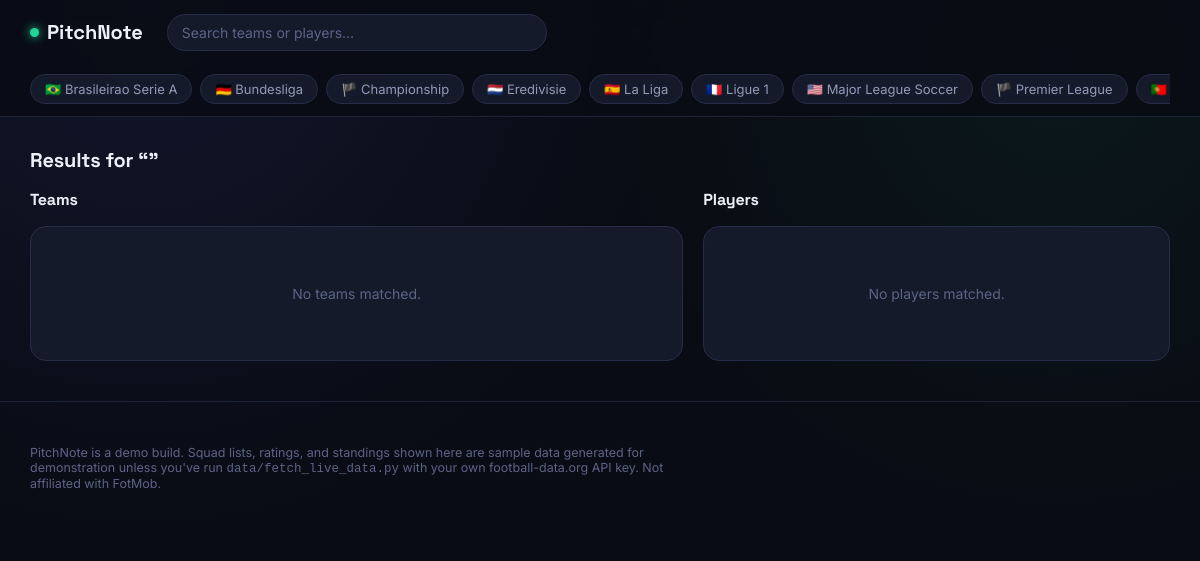
Screenshot of /search with the database file from the repository.
### models.py (models this page shows, shortened)
class League(db.Model):
    __tablename__ = "leagues"
    id = db.Column(db.Integer, primary_key=True)
    code = db.Column(db.String(10), unique=True, nullable=False)   # e.g. "PL"
    name = db.Column(db.String(80), nullable=False)                # Premier League
    country = db.Column(db.String(60), nullable=False)
    season = db.Column(db.String(20), default="2025/26")
    tier = db.Column(db.Integer, default=1)
    logo = db.Column(db.String(10), default="⚽")                  # emoji fallback badge
    color = db.Column(db.String(7), default="#4361EE")             # accent color for the league
    teams = db.relationship("Team", backref="league", lazy=True, cascade="all, delete-orphan")
    matches = db.relationship("Match", backref="league", lazy=True, cascade="all, delete-orphan")

### app.py (the view)
    @app.route("/search")
    def search():
        q = request.args.get("q", "").strip()
        teams, players = [], []
        if q:
            teams = Team.query.filter(Team.name.ilike(f"%{q}%")).limit(10).all()
            players = Player.query.filter(Player.name.ilike(f"%{q}%")).limit(10).all()
        return render_template("search.html", q=q, teams=teams, players=players)

### templates/search.html (shortened to what this page needs)
{% extends "base.html" %}
{% import "_macros.html" as m %}
{% block content %}
<div class="container">
  <div class="section-head" style="padding-top:30px;"><h2>Results for “{{ q }}”</h2></div>
  <div class="grid-2">
    <div>
      <div class="section-head"><h2 style="font-size:16px;">Teams</h2></div>
      <div class="card">
        {% for t in teams %}
        <a class="leader-row" href="{{ url_for('team_page', team_id=t.id) }}">
          {{ m.crest(t) }}
          <span class="name">{{ t.name }} <span class="sub">· {{ t.league.name }}</span></span>
        </a>
        {% else %}
        <div class="empty-state">No teams matched.</div>
        {% endfor %}
      </div>
    </div>
    <div>
      <div class="section-head"><h2 style="font-size:16px;">Players</h2></div>
      <div class="card">
        {% for p in players %}
        <a class="leader-row" href="{{ url_for('player_page', player_id=p.id) }}">
          {{ m.rating_ring(p.avg_rating, 'sm') }}
          <span class="name">{{ p.name }} <span class="sub">· {{ p.team.name }}</span></span>
        </a>
        {% else %}
        <div class="empty-state">No players matched.</div>
        {% endfor %}
      </div>
    </div>
  </div>
</div>
{% endblock %}

### templates/base.html (shortened to what this page needs)
<!DOCTYPE html>
<html lang="en">
<head>
  <link rel="stylesheet" href="{{ url_for('static', filename='css/style.css') }}">
</head>
<body>
  <header class="topbar">
    <div class="container topbar-inner">
      <a href="{{ url_for('home') }}" class="brand"><span class="dot"></span> PitchNote</a>
      <form class="search-form" action="{{ url_for('search') }}" method="get">
        <input type="text" name="q" placeholder="Search teams or players…" autocomplete="off">
      </form>
    </div>
    <div class="container">
      <nav class="league-strip">
        {% for l in all_leagues %}
        <a class="league-pill {% if league is defined and league and league.id == l.id %}active{% endif %}"
           href="{{ url_for('league_page', code=l.code) }}">{{ l.logo }} {{ l.name }}</a>
        {% endfor %}
      </nav>
    </div>
  </header>
  <main>
    {% block content %}{% endblock %}
  </main>
  <footer>
    <div class="container">
      <p class="disclaimer">PitchNote is a demo build. Squad lists, ratings, and standings shown here are
      sample data generated for demonstration unless you've run <code>data/fetch_live_data.py</code> with
      your own football-data.org API key. Not affiliated with FotMob.</p>
    </div>
  </footer>
</body>
</html>

### static/css/style.css (style rules this page uses)
:root { --bg: #090C14; --bg-elevated: #0F1420; --surface: #141A2A; --surface-2: #1B2338; --border: #262E47; --border-soft: #1D2438; --text: #EDEFF9; --text-dim: #939AB8; --text-faint: #5C6486; --accent: #5B6EF5; --accent-soft: rgba(91, 110, 245, 0.14); --accent-strong: #7C8CFF; --rating-elite: #22D39A; --rating-good: #7FD858; --rating-avg: #F5B942; --rating-poor: #F0546B; --live: #F0546B; --radius-sm: 6px; --radius: 10px; --radius-lg: 16px; --font-display: "Space Grotesk", "Segoe UI", sans-serif; --font-body: "Inter", "Segoe UI", sans-serif; --font-mono: "JetBrains Mono", ui-monospace, monospace; }
* { box-sizing: border-box; }
html, body { margin: 0; padding: 0; background: var(--bg); color: var(--text); font-family: var(--font-body); -webkit-font-smoothing: antialiased; }
body { background-image: radial-gradient(circle at 12% 0%, rgba(91,110,245,0.10), transparent 40%), radial-gradient(circle at 88% 8%, rgba(34,211,154,0.06), transparent 35%); background-attachment: fixed; }
a { color: inherit; text-decoration: none; }
h1, h2, h3, h4 { font-family: var(--font-display); margin: 0; letter-spacing: -0.01em; }
.container { max-width: 1180px; margin: 0 auto; padding: 0 20px; }
.topbar { position: sticky; top: 0; z-index: 40; background: rgba(9, 12, 20, 0.86); backdrop-filter: blur(10px); border-bottom: 1px solid var(--border-soft); }
.topbar-inner { display: flex; align-items: center; gap: 24px; height: 64px; }
.brand { display: flex; align-items: center; gap: 8px; font-family: var(--font-display); font-weight: 700; font-size: 20px; white-space: nowrap; }
.brand .dot { width: 9px; height: 9px; border-radius: 50%; background: var(--rating-elite); box-shadow: 0 0 10px var(--rating-elite); }
.search-form { flex: 1; max-width: 380px; }
.search-form input { width: 100%; background: var(--surface); border: 1px solid var(--border); color: var(--text); padding: 9px 14px; border-radius: 999px; font-size: 14px; font-family: var(--font-body); }
.search-form input::placeholder { color: var(--text-faint); }
.league-strip { display: flex; gap: 8px; overflow-x: auto; padding: 10px 0 12px; scrollbar-width: none; }
.league-pill { flex: none; display: flex; align-items: center; gap: 6px; padding: 6px 14px; border-radius: 999px; background: var(--surface); border: 1px solid var(--border); font-size: 13px; color: var(--text-dim); white-space: nowrap; transition: background .15s, color .15s, border-color .15s; }
.section-head { display: flex; align-items: baseline; justify-content: space-between; margin-bottom: 16px; }
.section-head h2 { font-size: 20px; }
.grid-2 { display: grid; grid-template-columns: 1.4fr 1fr; gap: 20px; }
.card { background: var(--surface); border: 1px solid var(--border); border-radius: var(--radius-lg); padding: 18px; }
footer { border-top: 1px solid var(--border-soft); padding: 30px 0; margin-top: 40px; color: var(--text-faint); font-size: 12.5px; }
footer .disclaimer { max-width: 640px; }
.empty-state { color: var(--text-faint); padding: 40px 0; text-align: center; font-size: 14px; }

### rows the page displays
League: logo "🇧🇷", name "Brasileirao Serie A"
League: logo "🇩🇪", name "Bundesliga"
League: logo "🏴", name "Championship"
League: logo "🇳🇱", name "Eredivisie"
League: logo "🇪🇸", name "La Liga"
League: logo "🇫🇷", name "Ligue 1"
League: logo "🇺🇸", name "Major League Soccer"
League: logo "🏴", name "Premier League"
League: logo "🇵🇹"
